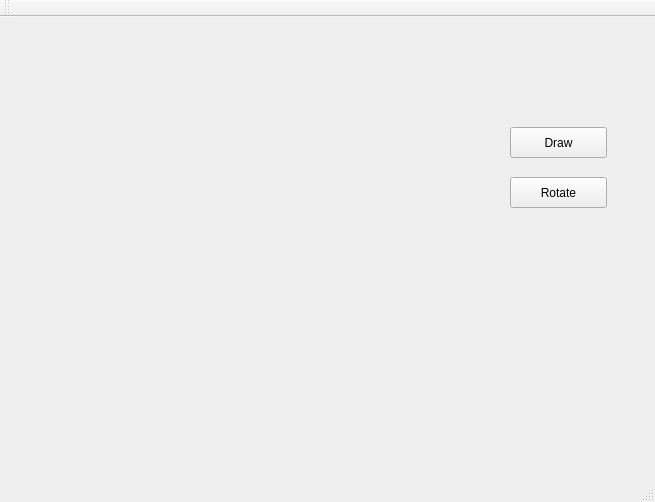
<?xml version="1.0" encoding="UTF-8"?>
<ui version="4.0">
 <class>MainWindow</class>
 <widget class="QMainWindow" name="MainWindow">
  <property name="geometry">
   <rect>
    <x>0</x>
    <y>0</y>
    <width>655</width>
    <height>502</height>
   </rect>
  </property>
  <property name="windowTitle">
   <string>MainWindow</string>
  </property>
  <widget class="QWidget" name="centralWidget">
   <widget class="QLabel" name="imageLabel">
    <property name="geometry">
     <rect>
      <x>50</x>
      <y>10</y>
      <width>400</width>
      <height>400</height>
     </rect>
    </property>
    <property name="text">
     <string/>
    </property>
   </widget>
   <widget class="QPushButton" name="drawButton">
    <property name="geometry">
     <rect>
      <x>510</x>
      <y>110</y>
      <width>97</width>
      <height>31</height>
     </rect>
    </property>
    <property name="text">
     <string>Draw</string>
    </property>
   </widget>
   <widget class="QPushButton" name="rotateButton">
    <property name="geometry">
     <rect>
      <x>510</x>
      <y>160</y>
      <width>97</width>
      <height>31</height>
     </rect>
    </property>
    <property name="text">
     <string>Rotate</string>
    </property>
   </widget>
  </widget>
  <widget class="QMenuBar" name="menuBar">
   <property name="geometry">
    <rect>
     <x>0</x>
     <y>0</y>
     <width>655</width>
     <height>26</height>
    </rect>
   </property>
  </widget>
  <widget class="QToolBar" name="mainToolBar">
   <attribute name="toolBarArea">
    <enum>TopToolBarArea</enum>
   </attribute>
   <attribute name="toolBarBreak">
    <bool>false</bool>
   </attribute>
  </widget>
  <widget class="QStatusBar" name="statusBar"/>
 </widget>
 <layoutdefault spacing="6" margin="11"/>
 <resources/>
 <connections/>
</ui>
